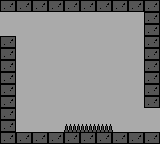

Tiled map render using the project's own tile images. Description and the whole map definition, tile-layer contents included, below:
An orthogonal 10x12 tile map with 16x12 px tiles, 1 tile layer (Tile Layer 1) and 5 objects (Default, Ouchie).

<map version="1.5" tiledversion="1.7.2" orientation="orthogonal" renderorder="right-down" width="10" height="12" tilewidth="16" tileheight="12" infinite="0" nextlayerid="8" nextobjectid="31">
 <tileset firstgid="1" source="tiles.tsx" />
 <layer id="1" name="Tile Layer 1" width="10" height="12">
  <data encoding="csv">
2,2,2,2,2,2,2,2,2,2,
31,31,31,31,31,31,31,31,31,2,
31,31,31,31,31,31,31,31,31,2,
2,31,31,31,31,31,31,31,31,2,
2,31,31,31,31,31,31,31,31,2,
2,31,31,31,31,31,31,31,31,2,
2,31,31,31,31,31,31,31,31,2,
2,31,31,31,31,31,31,31,31,2,
2,31,31,31,31,31,31,31,31,2,
2,31,31,31,31,31,31,31,31,31,
2,31,31,31,42,42,42,43,31,31,
2,2,2,2,2,2,2,2,2,2
</data>
 </layer>
 <objectgroup id="2" name="Spawners">
  <object id="30" name="Default" x="129" y="104" width="7" height="21" />
 </objectgroup>
 <objectgroup id="3" name="Teleporters">
  <object id="14" x="0" y="12" width="4" height="24">
   <properties>
    <property name="destination" value="cavern1" />
    <property name="dir" value="right" />
    <property name="twoWay" type="bool" value="true" />
   </properties>
  </object>
  <object id="28" x="156" y="108" width="4" height="24">
   <properties>
    <property name="destination" value="crossroad0" />
    <property name="dir" value="left" />
    <property name="twoWay" type="bool" value="true" />
   </properties>
  </object>
 </objectgroup>
 <objectgroup id="4" name="EnemySpawner">
  <object id="27" x="83" y="73" width="10" height="10">
   <properties>
    <property name="EnemyType" value="doublejump" />
   </properties>
  </object>
 </objectgroup>
 <objectgroup id="7" name="Triggers">
  <object id="20" name="Ouchie" x="64" y="124" width="48" height="8" />
 </objectgroup>
</map>
